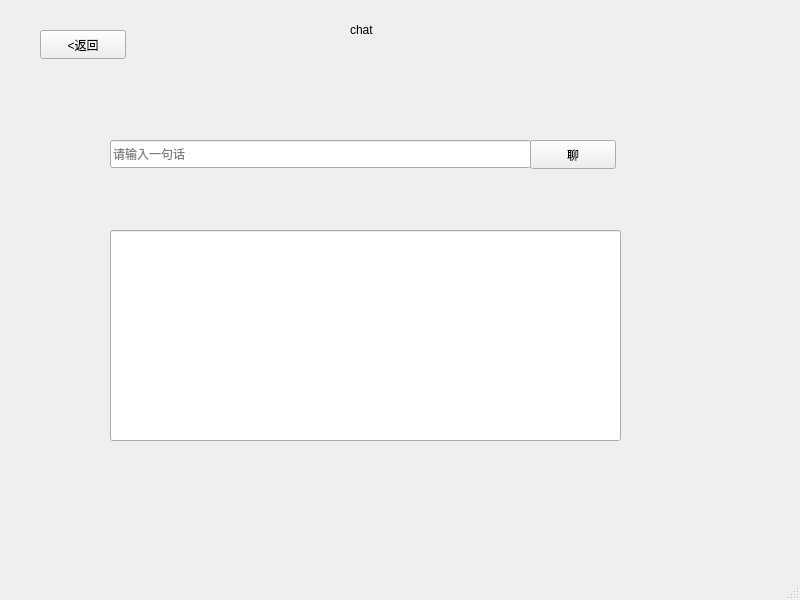
<?xml version="1.0" encoding="UTF-8"?>
<ui version="4.0">
 <class>c_memberchat</class>
 <widget class="QMainWindow" name="c_memberchat">
  <property name="geometry">
   <rect>
    <x>0</x>
    <y>0</y>
    <width>800</width>
    <height>600</height>
   </rect>
  </property>
  <property name="windowTitle">
   <string>MainWindow</string>
  </property>
  <widget class="QWidget" name="centralwidget">
   <widget class="QLabel" name="label">
    <property name="geometry">
     <rect>
      <x>350</x>
      <y>20</y>
      <width>62</width>
      <height>20</height>
     </rect>
    </property>
    <property name="text">
     <string>chat</string>
    </property>
   </widget>
   <widget class="QPushButton" name="pB_back">
    <property name="geometry">
     <rect>
      <x>40</x>
      <y>30</y>
      <width>86</width>
      <height>29</height>
     </rect>
    </property>
    <property name="text">
     <string>&lt;返回</string>
    </property>
   </widget>
   <widget class="QPushButton" name="pB_chat">
    <property name="geometry">
     <rect>
      <x>530</x>
      <y>140</y>
      <width>86</width>
      <height>29</height>
     </rect>
    </property>
    <property name="text">
     <string>聊</string>
    </property>
   </widget>
   <widget class="QLineEdit" name="Input">
    <property name="geometry">
     <rect>
      <x>110</x>
      <y>140</y>
      <width>421</width>
      <height>28</height>
     </rect>
    </property>
    <property name="placeholderText">
     <string>请输入一句话</string>
    </property>
   </widget>
   <widget class="QLineEdit" name="Input_2">
    <property name="geometry">
     <rect>
      <x>110</x>
      <y>230</y>
      <width>511</width>
      <height>211</height>
     </rect>
    </property>
    <property name="placeholderText">
     <string/>
    </property>
   </widget>
  </widget>
  <widget class="QMenuBar" name="menubar">
   <property name="geometry">
    <rect>
     <x>0</x>
     <y>0</y>
     <width>800</width>
     <height>25</height>
    </rect>
   </property>
  </widget>
  <widget class="QStatusBar" name="statusbar"/>
 </widget>
 <resources/>
 <connections/>
</ui>
